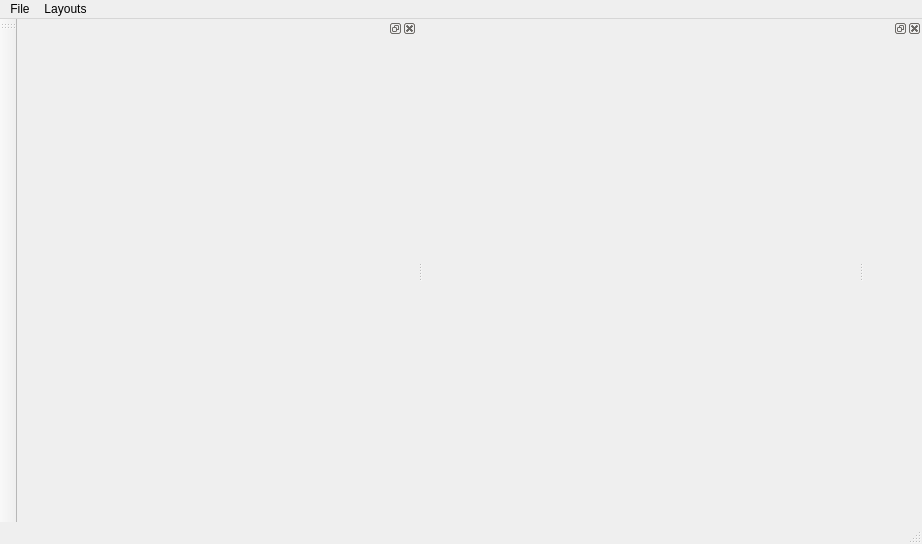
<?xml version="1.0" encoding="UTF-8"?>
<ui version="4.0">
 <class>MainWindow</class>
 <widget class="QMainWindow" name="MainWindow">
  <property name="geometry">
   <rect>
    <x>0</x>
    <y>0</y>
    <width>922</width>
    <height>544</height>
   </rect>
  </property>
  <property name="focusPolicy">
   <enum>Qt::StrongFocus</enum>
  </property>
  <property name="windowTitle">
   <string>MainWindow</string>
  </property>
  <widget class="QWidget" name="centralWidget"/>
  <widget class="QToolBar" name="mainToolBar">
   <attribute name="toolBarArea">
    <enum>LeftToolBarArea</enum>
   </attribute>
   <attribute name="toolBarBreak">
    <bool>false</bool>
   </attribute>
  </widget>
  <widget class="QStatusBar" name="statusBar"/>
  <widget class="QDockWidget" name="dockInspector">
   <property name="palette">
    <palette>
     <active>
      <colorrole role="WindowText">
       <brush brushstyle="SolidPattern">
        <color alpha="255">
         <red>0</red>
         <green>0</green>
         <blue>0</blue>
        </color>
       </brush>
      </colorrole>
      <colorrole role="Button">
       <brush brushstyle="SolidPattern">
        <color alpha="255">
         <red>0</red>
         <green>85</green>
         <blue>255</blue>
        </color>
       </brush>
      </colorrole>
      <colorrole role="Light">
       <brush brushstyle="SolidPattern">
        <color alpha="255">
         <red>127</red>
         <green>170</green>
         <blue>255</blue>
        </color>
       </brush>
      </colorrole>
      <colorrole role="Midlight">
       <brush brushstyle="SolidPattern">
        <color alpha="255">
         <red>63</red>
         <green>127</green>
         <blue>255</blue>
        </color>
       </brush>
      </colorrole>
      <colorrole role="Dark">
       <brush brushstyle="SolidPattern">
        <color alpha="255">
         <red>0</red>
         <green>42</green>
         <blue>127</blue>
        </color>
       </brush>
      </colorrole>
      <colorrole role="Mid">
       <brush brushstyle="SolidPattern">
        <color alpha="255">
         <red>0</red>
         <green>56</green>
         <blue>170</blue>
        </color>
       </brush>
      </colorrole>
      <colorrole role="Text">
       <brush brushstyle="SolidPattern">
        <color alpha="255">
         <red>0</red>
         <green>0</green>
         <blue>0</blue>
        </color>
       </brush>
      </colorrole>
      <colorrole role="BrightText">
       <brush brushstyle="SolidPattern">
        <color alpha="255">
         <red>255</red>
         <green>255</green>
         <blue>255</blue>
        </color>
       </brush>
      </colorrole>
      <colorrole role="ButtonText">
       <brush brushstyle="SolidPattern">
        <color alpha="255">
         <red>0</red>
         <green>0</green>
         <blue>0</blue>
        </color>
       </brush>
      </colorrole>
      <colorrole role="Base">
       <brush brushstyle="SolidPattern">
        <color alpha="255">
         <red>255</red>
         <green>255</green>
         <blue>255</blue>
        </color>
       </brush>
      </colorrole>
      <colorrole role="Window">
       <brush brushstyle="SolidPattern">
        <color alpha="255">
         <red>0</red>
         <green>85</green>
         <blue>255</blue>
        </color>
       </brush>
      </colorrole>
      <colorrole role="Shadow">
       <brush brushstyle="SolidPattern">
        <color alpha="255">
         <red>0</red>
         <green>0</green>
         <blue>0</blue>
        </color>
       </brush>
      </colorrole>
      <colorrole role="AlternateBase">
       <brush brushstyle="SolidPattern">
        <color alpha="255">
         <red>127</red>
         <green>170</green>
         <blue>255</blue>
        </color>
       </brush>
      </colorrole>
      <colorrole role="ToolTipBase">
       <brush brushstyle="SolidPattern">
        <color alpha="255">
         <red>255</red>
         <green>255</green>
         <blue>220</blue>
        </color>
       </brush>
      </colorrole>
      <colorrole role="ToolTipText">
       <brush brushstyle="SolidPattern">
        <color alpha="255">
         <red>0</red>
         <green>0</green>
         <blue>0</blue>
        </color>
       </brush>
      </colorrole>
      <colorrole role="PlaceholderText">
       <brush brushstyle="SolidPattern">
        <color alpha="128">
         <red>0</red>
         <green>0</green>
         <blue>0</blue>
        </color>
       </brush>
      </colorrole>
     </active>
     <inactive>
      <colorrole role="WindowText">
       <brush brushstyle="SolidPattern">
        <color alpha="255">
         <red>0</red>
         <green>0</green>
         <blue>0</blue>
        </color>
       </brush>
      </colorrole>
      <colorrole role="Button">
       <brush brushstyle="SolidPattern">
        <color alpha="255">
         <red>0</red>
         <green>85</green>
         <blue>255</blue>
        </color>
       </brush>
      </colorrole>
      <colorrole role="Light">
       <brush brushstyle="SolidPattern">
        <color alpha="255">
         <red>127</red>
         <green>170</green>
         <blue>255</blue>
        </color>
       </brush>
      </colorrole>
      <colorrole role="Midlight">
       <brush brushstyle="SolidPattern">
        <color alpha="255">
         <red>63</red>
         <green>127</green>
         <blue>255</blue>
        </color>
       </brush>
      </colorrole>
      <colorrole role="Dark">
       <brush brushstyle="SolidPattern">
        <color alpha="255">
         <red>0</red>
         <green>42</green>
         <blue>127</blue>
        </color>
       </brush>
      </colorrole>
      <colorrole role="Mid">
       <brush brushstyle="SolidPattern">
        <color alpha="255">
         <red>0</red>
         <green>56</green>
         <blue>170</blue>
        </color>
       </brush>
      </colorrole>
      <colorrole role="Text">
       <brush brushstyle="SolidPattern">
        <color alpha="255">
         <red>0</red>
         <green>0</green>
         <blue>0</blue>
        </color>
       </brush>
      </colorrole>
      <colorrole role="BrightText">
       <brush brushstyle="SolidPattern">
        <color alpha="255">
         <red>255</red>
         <green>255</green>
         <blue>255</blue>
        </color>
       </brush>
      </colorrole>
      <colorrole role="ButtonText">
       <brush brushstyle="SolidPattern">
        <color alpha="255">
         <red>0</red>
         <green>0</green>
         <blue>0</blue>
        </color>
       </brush>
      </colorrole>
      <colorrole role="Base">
       <brush brushstyle="SolidPattern">
        <color alpha="255">
         <red>255</red>
         <green>255</green>
         <blue>255</blue>
        </color>
       </brush>
      </colorrole>
      <colorrole role="Window">
       <brush brushstyle="SolidPattern">
        <color alpha="255">
         <red>0</red>
         <green>85</green>
         <blue>255</blue>
        </color>
       </brush>
      </colorrole>
      <colorrole role="Shadow">
       <brush brushstyle="SolidPattern">
        <color alpha="255">
         <red>0</red>
         <green>0</green>
         <blue>0</blue>
        </color>
       </brush>
      </colorrole>
      <colorrole role="AlternateBase">
       <brush brushstyle="SolidPattern">
        <color alpha="255">
         <red>127</red>
         <green>170</green>
         <blue>255</blue>
        </color>
       </brush>
      </colorrole>
      <colorrole role="ToolTipBase">
       <brush brushstyle="SolidPattern">
        <color alpha="255">
         <red>255</red>
         <green>255</green>
         <blue>220</blue>
        </color>
       </brush>
      </colorrole>
      <colorrole role="ToolTipText">
       <brush brushstyle="SolidPattern">
        <color alpha="255">
         <red>0</red>
         <green>0</green>
         <blue>0</blue>
        </color>
       </brush>
      </colorrole>
      <colorrole role="PlaceholderText">
       <brush brushstyle="SolidPattern">
        <color alpha="128">
         <red>0</red>
         <green>0</green>
         <blue>0</blue>
        </color>
       </brush>
      </colorrole>
     </inactive>
     <disabled>
      <colorrole role="WindowText">
       <brush brushstyle="SolidPattern">
        <color alpha="255">
         <red>0</red>
         <green>42</green>
         <blue>127</blue>
        </color>
       </brush>
      </colorrole>
      <colorrole role="Button">
       <brush brushstyle="SolidPattern">
        <color alpha="255">
         <red>0</red>
         <green>85</green>
         <blue>255</blue>
        </color>
       </brush>
      </colorrole>
      <colorrole role="Light">
       <brush brushstyle="SolidPattern">
        <color alpha="255">
         <red>127</red>
         <green>170</green>
         <blue>255</blue>
        </color>
       </brush>
      </colorrole>
      <colorrole role="Midlight">
       <brush brushstyle="SolidPattern">
        <color alpha="255">
         <red>63</red>
         <green>127</green>
         <blue>255</blue>
        </color>
       </brush>
      </colorrole>
      <colorrole role="Dark">
       <brush brushstyle="SolidPattern">
        <color alpha="255">
         <red>0</red>
         <green>42</green>
         <blue>127</blue>
        </color>
       </brush>
      </colorrole>
      <colorrole role="Mid">
       <brush brushstyle="SolidPattern">
        <color alpha="255">
         <red>0</red>
         <green>56</green>
         <blue>170</blue>
        </color>
       </brush>
      </colorrole>
      <colorrole role="Text">
       <brush brushstyle="SolidPattern">
        <color alpha="255">
         <red>0</red>
         <green>42</green>
         <blue>127</blue>
        </color>
       </brush>
      </colorrole>
      <colorrole role="BrightText">
       <brush brushstyle="SolidPattern">
        <color alpha="255">
         <red>255</red>
         <green>255</green>
         <blue>255</blue>
        </color>
       </brush>
      </colorrole>
      <colorrole role="ButtonText">
       <brush brushstyle="SolidPattern">
        <color alpha="255">
         <red>0</red>
         <green>42</green>
         <blue>127</blue>
        </color>
       </brush>
      </colorrole>
      <colorrole role="Base">
       <brush brushstyle="SolidPattern">
        <color alpha="255">
         <red>0</red>
         <green>85</green>
         <blue>255</blue>
        </color>
       </brush>
      </colorrole>
      <colorrole role="Window">
       <brush brushstyle="SolidPattern">
        <color alpha="255">
         <red>0</red>
         <green>85</green>
         <blue>255</blue>
        </color>
       </brush>
      </colorrole>
      <colorrole role="Shadow">
       <brush brushstyle="SolidPattern">
        <color alpha="255">
         <red>0</red>
         <green>0</green>
         <blue>0</blue>
        </color>
       </brush>
      </colorrole>
      <colorrole role="AlternateBase">
       <brush brushstyle="SolidPattern">
        <color alpha="255">
         <red>0</red>
         <green>85</green>
         <blue>255</blue>
        </color>
       </brush>
      </colorrole>
      <colorrole role="ToolTipBase">
       <brush brushstyle="SolidPattern">
        <color alpha="255">
         <red>255</red>
         <green>255</green>
         <blue>220</blue>
        </color>
       </brush>
      </colorrole>
      <colorrole role="ToolTipText">
       <brush brushstyle="SolidPattern">
        <color alpha="255">
         <red>0</red>
         <green>0</green>
         <blue>0</blue>
        </color>
       </brush>
      </colorrole>
      <colorrole role="PlaceholderText">
       <brush brushstyle="SolidPattern">
        <color alpha="128">
         <red>0</red>
         <green>0</green>
         <blue>0</blue>
        </color>
       </brush>
      </colorrole>
     </disabled>
    </palette>
   </property>
   <property name="cursor">
    <cursorShape>ArrowCursor</cursorShape>
   </property>
   <attribute name="dockWidgetArea">
    <number>2</number>
   </attribute>
   <widget class="QWidget" name="dockWidgetContents_2"/>
  </widget>
  <widget class="QMenuBar" name="menuBar">
   <property name="geometry">
    <rect>
     <x>0</x>
     <y>0</y>
     <width>922</width>
     <height>21</height>
    </rect>
   </property>
   <widget class="QMenu" name="menuCreate">
    <property name="title">
     <string>File</string>
    </property>
    <addaction name="actionQuit"/>
    <addaction name="actionNew"/>
    <addaction name="actionSave"/>
    <addaction name="actionLoad"/>
   </widget>
   <widget class="QMenu" name="menuLayouts">
    <property name="title">
     <string>Layouts</string>
    </property>
    <addaction name="actionSaveLayout"/>
    <addaction name="actionLoadLayout"/>
   </widget>
   <addaction name="menuCreate"/>
   <addaction name="menuLayouts"/>
  </widget>
  <widget class="QDockWidget" name="dockBase">
   <property name="sizePolicy">
    <sizepolicy hsizetype="Maximum" vsizetype="Maximum">
     <horstretch>0</horstretch>
     <verstretch>0</verstretch>
    </sizepolicy>
   </property>
   <property name="minimumSize">
    <size>
     <width>0</width>
     <height>38</height>
    </size>
   </property>
   <property name="palette">
    <palette>
     <active>
      <colorrole role="WindowText">
       <brush brushstyle="SolidPattern">
        <color alpha="255">
         <red>0</red>
         <green>0</green>
         <blue>0</blue>
        </color>
       </brush>
      </colorrole>
      <colorrole role="Button">
       <brush brushstyle="SolidPattern">
        <color alpha="255">
         <red>56</red>
         <green>240</green>
         <blue>133</blue>
        </color>
       </brush>
      </colorrole>
      <colorrole role="Light">
       <brush brushstyle="SolidPattern">
        <color alpha="255">
         <red>165</red>
         <green>255</green>
         <blue>203</blue>
        </color>
       </brush>
      </colorrole>
      <colorrole role="Midlight">
       <brush brushstyle="SolidPattern">
        <color alpha="255">
         <red>110</red>
         <green>247</green>
         <blue>168</blue>
        </color>
       </brush>
      </colorrole>
      <colorrole role="Dark">
       <brush brushstyle="SolidPattern">
        <color alpha="255">
         <red>28</red>
         <green>120</green>
         <blue>66</blue>
        </color>
       </brush>
      </colorrole>
      <colorrole role="Mid">
       <brush brushstyle="SolidPattern">
        <color alpha="255">
         <red>37</red>
         <green>160</green>
         <blue>89</blue>
        </color>
       </brush>
      </colorrole>
      <colorrole role="Text">
       <brush brushstyle="SolidPattern">
        <color alpha="255">
         <red>0</red>
         <green>0</green>
         <blue>0</blue>
        </color>
       </brush>
      </colorrole>
      <colorrole role="BrightText">
       <brush brushstyle="SolidPattern">
        <color alpha="255">
         <red>255</red>
         <green>255</green>
         <blue>255</blue>
        </color>
       </brush>
      </colorrole>
      <colorrole role="ButtonText">
       <brush brushstyle="SolidPattern">
        <color alpha="255">
         <red>0</red>
         <green>0</green>
         <blue>0</blue>
        </color>
       </brush>
      </colorrole>
      <colorrole role="Base">
       <brush brushstyle="SolidPattern">
        <color alpha="255">
         <red>255</red>
         <green>255</green>
         <blue>255</blue>
        </color>
       </brush>
      </colorrole>
      <colorrole role="Window">
       <brush brushstyle="SolidPattern">
        <color alpha="255">
         <red>56</red>
         <green>240</green>
         <blue>133</blue>
        </color>
       </brush>
      </colorrole>
      <colorrole role="Shadow">
       <brush brushstyle="SolidPattern">
        <color alpha="255">
         <red>0</red>
         <green>0</green>
         <blue>0</blue>
        </color>
       </brush>
      </colorrole>
      <colorrole role="AlternateBase">
       <brush brushstyle="SolidPattern">
        <color alpha="255">
         <red>155</red>
         <green>247</green>
         <blue>194</blue>
        </color>
       </brush>
      </colorrole>
      <colorrole role="ToolTipBase">
       <brush brushstyle="SolidPattern">
        <color alpha="255">
         <red>255</red>
         <green>255</green>
         <blue>220</blue>
        </color>
       </brush>
      </colorrole>
      <colorrole role="ToolTipText">
       <brush brushstyle="SolidPattern">
        <color alpha="255">
         <red>0</red>
         <green>0</green>
         <blue>0</blue>
        </color>
       </brush>
      </colorrole>
      <colorrole role="PlaceholderText">
       <brush brushstyle="SolidPattern">
        <color alpha="128">
         <red>0</red>
         <green>0</green>
         <blue>0</blue>
        </color>
       </brush>
      </colorrole>
     </active>
     <inactive>
      <colorrole role="WindowText">
       <brush brushstyle="SolidPattern">
        <color alpha="255">
         <red>0</red>
         <green>0</green>
         <blue>0</blue>
        </color>
       </brush>
      </colorrole>
      <colorrole role="Button">
       <brush brushstyle="SolidPattern">
        <color alpha="255">
         <red>56</red>
         <green>240</green>
         <blue>133</blue>
        </color>
       </brush>
      </colorrole>
      <colorrole role="Light">
       <brush brushstyle="SolidPattern">
        <color alpha="255">
         <red>165</red>
         <green>255</green>
         <blue>203</blue>
        </color>
       </brush>
      </colorrole>
      <colorrole role="Midlight">
       <brush brushstyle="SolidPattern">
        <color alpha="255">
         <red>110</red>
         <green>247</green>
         <blue>168</blue>
        </color>
       </brush>
      </colorrole>
      <colorrole role="Dark">
       <brush brushstyle="SolidPattern">
        <color alpha="255">
         <red>28</red>
         <green>120</green>
         <blue>66</blue>
        </color>
       </brush>
      </colorrole>
      <colorrole role="Mid">
       <brush brushstyle="SolidPattern">
        <color alpha="255">
         <red>37</red>
         <green>160</green>
         <blue>89</blue>
        </color>
       </brush>
      </colorrole>
      <colorrole role="Text">
       <brush brushstyle="SolidPattern">
        <color alpha="255">
         <red>0</red>
         <green>0</green>
         <blue>0</blue>
        </color>
       </brush>
      </colorrole>
      <colorrole role="BrightText">
       <brush brushstyle="SolidPattern">
        <color alpha="255">
         <red>255</red>
         <green>255</green>
         <blue>255</blue>
        </color>
       </brush>
      </colorrole>
      <colorrole role="ButtonText">
       <brush brushstyle="SolidPattern">
        <color alpha="255">
         <red>0</red>
         <green>0</green>
         <blue>0</blue>
        </color>
       </brush>
      </colorrole>
      <colorrole role="Base">
       <brush brushstyle="SolidPattern">
        <color alpha="255">
         <red>255</red>
         <green>255</green>
         <blue>255</blue>
        </color>
       </brush>
      </colorrole>
      <colorrole role="Window">
       <brush brushstyle="SolidPattern">
        <color alpha="255">
         <red>56</red>
         <green>240</green>
         <blue>133</blue>
        </color>
       </brush>
      </colorrole>
      <colorrole role="Shadow">
       <brush brushstyle="SolidPattern">
        <color alpha="255">
         <red>0</red>
         <green>0</green>
         <blue>0</blue>
        </color>
       </brush>
      </colorrole>
      <colorrole role="AlternateBase">
       <brush brushstyle="SolidPattern">
        <color alpha="255">
         <red>155</red>
         <green>247</green>
         <blue>194</blue>
        </color>
       </brush>
      </colorrole>
      <colorrole role="ToolTipBase">
       <brush brushstyle="SolidPattern">
        <color alpha="255">
         <red>255</red>
         <green>255</green>
         <blue>220</blue>
        </color>
       </brush>
      </colorrole>
      <colorrole role="ToolTipText">
       <brush brushstyle="SolidPattern">
        <color alpha="255">
         <red>0</red>
         <green>0</green>
         <blue>0</blue>
        </color>
       </brush>
      </colorrole>
      <colorrole role="PlaceholderText">
       <brush brushstyle="SolidPattern">
        <color alpha="128">
         <red>0</red>
         <green>0</green>
         <blue>0</blue>
        </color>
       </brush>
      </colorrole>
     </inactive>
     <disabled>
      <colorrole role="WindowText">
       <brush brushstyle="SolidPattern">
        <color alpha="255">
         <red>28</red>
         <green>120</green>
         <blue>66</blue>
        </color>
       </brush>
      </colorrole>
      <colorrole role="Button">
       <brush brushstyle="SolidPattern">
        <color alpha="255">
         <red>56</red>
         <green>240</green>
         <blue>133</blue>
        </color>
       </brush>
      </colorrole>
      <colorrole role="Light">
       <brush brushstyle="SolidPattern">
        <color alpha="255">
         <red>165</red>
         <green>255</green>
         <blue>203</blue>
        </color>
       </brush>
      </colorrole>
      <colorrole role="Midlight">
       <brush brushstyle="SolidPattern">
        <color alpha="255">
         <red>110</red>
         <green>247</green>
         <blue>168</blue>
        </color>
       </brush>
      </colorrole>
      <colorrole role="Dark">
       <brush brushstyle="SolidPattern">
        <color alpha="255">
         <red>28</red>
         <green>120</green>
         <blue>66</blue>
        </color>
       </brush>
      </colorrole>
      <colorrole role="Mid">
       <brush brushstyle="SolidPattern">
        <color alpha="255">
         <red>37</red>
         <green>160</green>
         <blue>89</blue>
        </color>
       </brush>
      </colorrole>
      <colorrole role="Text">
       <brush brushstyle="SolidPattern">
        <color alpha="255">
         <red>28</red>
         <green>120</green>
         <blue>66</blue>
        </color>
       </brush>
      </colorrole>
      <colorrole role="BrightText">
       <brush brushstyle="SolidPattern">
        <color alpha="255">
         <red>255</red>
         <green>255</green>
         <blue>255</blue>
        </color>
       </brush>
      </colorrole>
      <colorrole role="ButtonText">
       <brush brushstyle="SolidPattern">
        <color alpha="255">
         <red>28</red>
         <green>120</green>
         <blue>66</blue>
        </color>
       </brush>
      </colorrole>
      <colorrole role="Base">
       <brush brushstyle="SolidPattern">
        <color alpha="255">
         <red>56</red>
         <green>240</green>
         <blue>133</blue>
        </color>
       </brush>
      </colorrole>
      <colorrole role="Window">
       <brush brushstyle="SolidPattern">
        <color alpha="255">
         <red>56</red>
         <green>240</green>
         <blue>133</blue>
        </color>
       </brush>
      </colorrole>
      <colorrole role="Shadow">
       <brush brushstyle="SolidPattern">
        <color alpha="255">
         <red>0</red>
         <green>0</green>
         <blue>0</blue>
        </color>
       </brush>
      </colorrole>
      <colorrole role="AlternateBase">
       <brush brushstyle="SolidPattern">
        <color alpha="255">
         <red>56</red>
         <green>240</green>
         <blue>133</blue>
        </color>
       </brush>
      </colorrole>
      <colorrole role="ToolTipBase">
       <brush brushstyle="SolidPattern">
        <color alpha="255">
         <red>255</red>
         <green>255</green>
         <blue>220</blue>
        </color>
       </brush>
      </colorrole>
      <colorrole role="ToolTipText">
       <brush brushstyle="SolidPattern">
        <color alpha="255">
         <red>0</red>
         <green>0</green>
         <blue>0</blue>
        </color>
       </brush>
      </colorrole>
      <colorrole role="PlaceholderText">
       <brush brushstyle="SolidPattern">
        <color alpha="128">
         <red>0</red>
         <green>0</green>
         <blue>0</blue>
        </color>
       </brush>
      </colorrole>
     </disabled>
    </palette>
   </property>
   <property name="cursor">
    <cursorShape>ArrowCursor</cursorShape>
   </property>
   <attribute name="dockWidgetArea">
    <number>1</number>
   </attribute>
   <widget class="QWidget" name="dockWidgetContents">
    <property name="minimumSize">
     <size>
      <width>400</width>
      <height>0</height>
     </size>
    </property>
   </widget>
  </widget>
  <action name="actionQuit">
   <property name="icon">
    <iconset resource="icons.qrc">
     <normaloff>:/icon/Icons/Badge-multiply.png</normaloff>:/icon/Icons/Badge-multiply.png</iconset>
   </property>
   <property name="text">
    <string>Quit</string>
   </property>
   <property name="shortcut">
    <string extracomment="Ctrl+Q">Ctrl+Q</string>
   </property>
  </action>
  <action name="actionSave">
   <property name="text">
    <string>Save</string>
   </property>
   <property name="shortcut">
    <string>Ctrl+S</string>
   </property>
  </action>
  <action name="actionLoad">
   <property name="text">
    <string>Load</string>
   </property>
   <property name="shortcut">
    <string>Ctrl+O</string>
   </property>
  </action>
  <action name="actionNew">
   <property name="text">
    <string>New</string>
   </property>
   <property name="shortcut">
    <string>Ctrl+N</string>
   </property>
  </action>
  <action name="actionSaveLayout">
   <property name="text">
    <string>Save</string>
   </property>
  </action>
  <action name="actionLoadLayout">
   <property name="text">
    <string>Load</string>
   </property>
  </action>
 </widget>
 <layoutdefault spacing="6" margin="11"/>
 <resources>
  <include location="icons.qrc"/>
 </resources>
 <connections/>
</ui>
